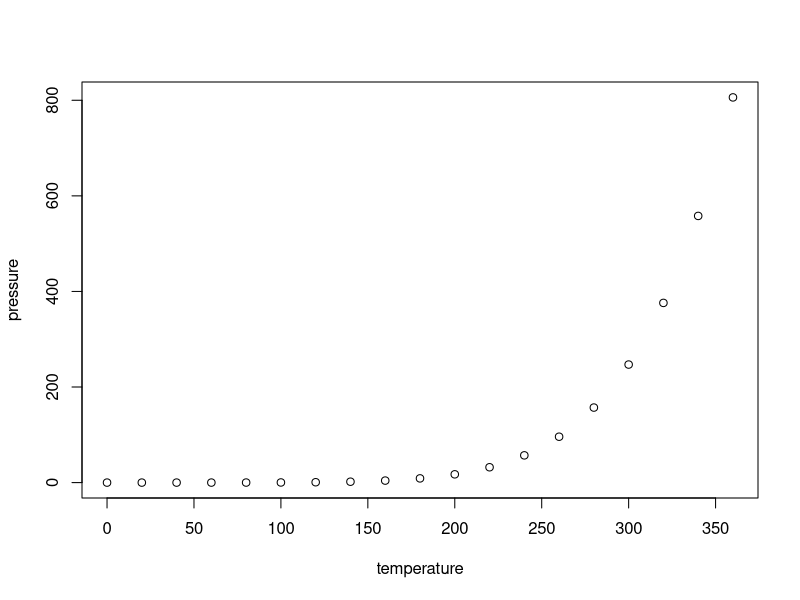
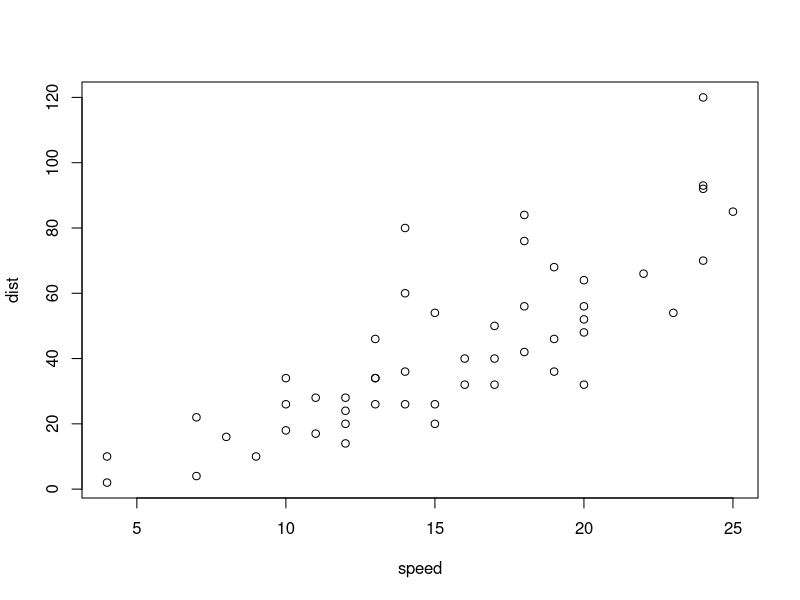
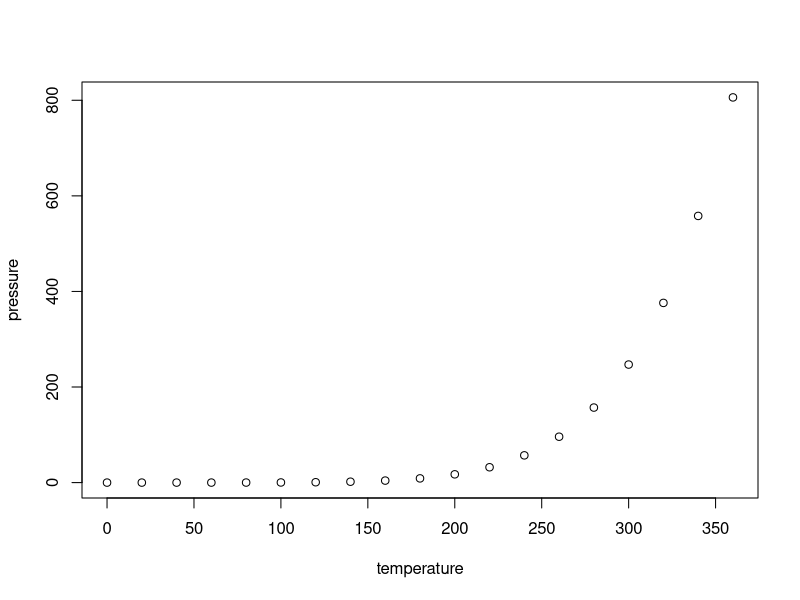
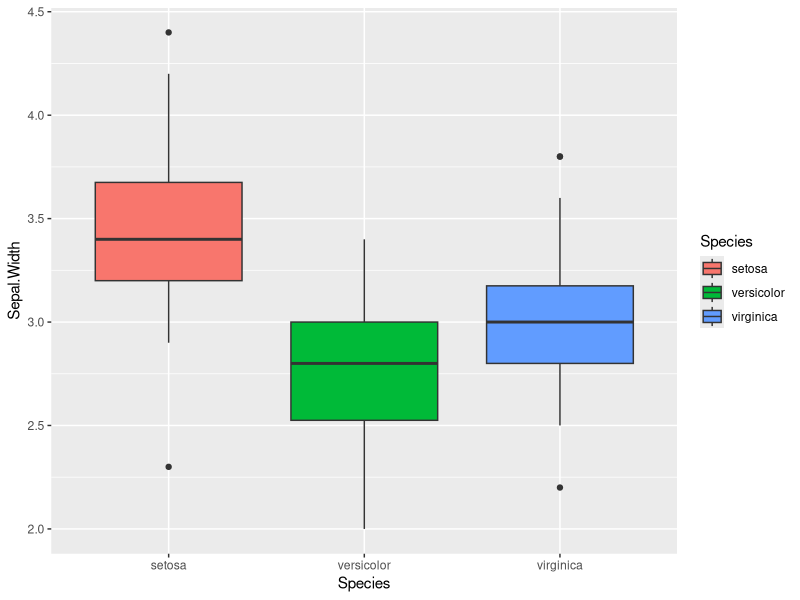
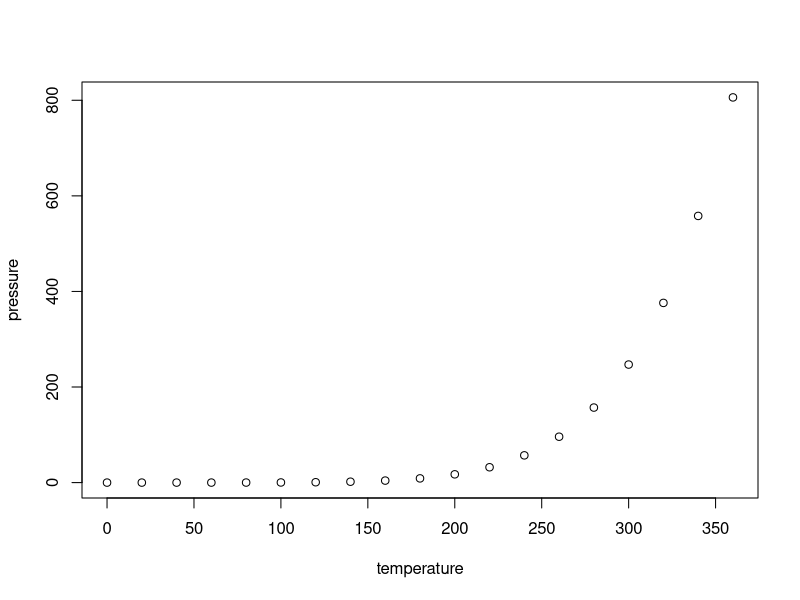

The R source for these figures, in order:
## ---- chunk 1
knitr::opts_chunk$set(echo = TRUE)
## ---- chunk 2
#| echo: true
summary(cars)
## ---- chunk 3
#| echo: true
#| include: true
  
plot(pressure)

## ---- chunk 4
#| echo: true
#| include: true
#| fig-cap: "(A) Cars plot"
library(ggplot2)
plot(cars)
## ---- chunk 5
#| echo: true
#| include: true
#| fig-cap: "(B) Pressure plot"
library(ggplot2)
plot(pressure)
## ---- chunk 6
#| echo: true
#| include: true
#| fig-cap: "(C) Iris plot"
#| fig-cap-location: bottom
library(ggplot2)
ggplot(iris, aes(Species, Sepal.Width, fill=Species))+geom_boxplot()
## ---- chunk 7
#| echo: true
#| include: true
  
plot(pressure)

## ---- chunk 8
#| echo: false        # show or not the chunk
#| code-fold: false   # show or not the code-folding in this chunk
#| include: true      # show or not the code
#| output: false      # show the output of the function
library(dplyr)
